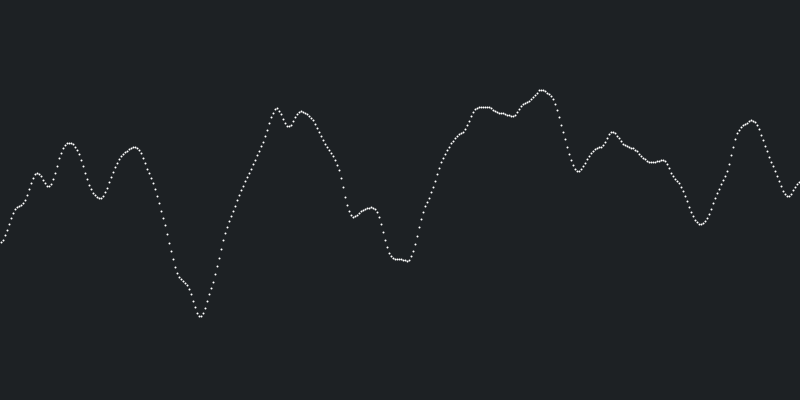
Frame 1 (no input)
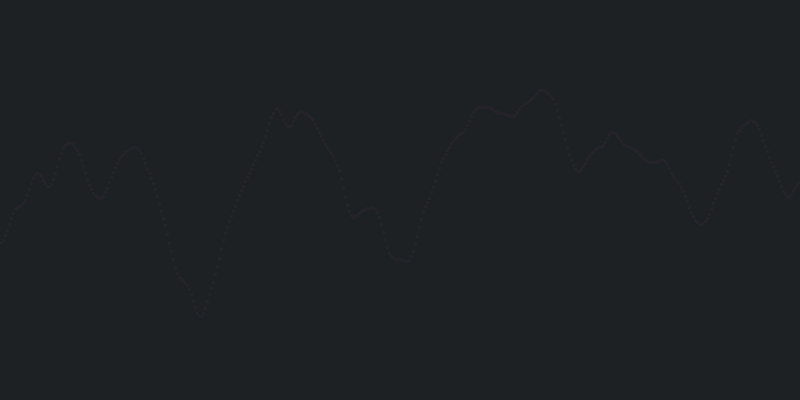
Frame 60 (the mouse pressed at the canvas centre just before this capture)
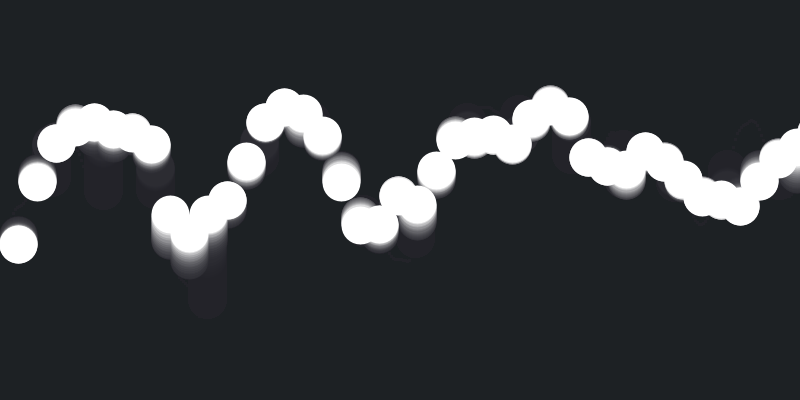
Frame 120 (the mouse held since frame 60 and released just before this capture)

The Processing sketch that drew these frames (run headless with seeded random() and noise(); from frame 60 on, the mouse is pressed at the canvas centre):

// Processing sketch: processing_45930
// ── processing_45930.pde


int pointsize = 2;
int distance = 1; 
float rate1 = 0.02;
Fade myFade;
float time =0;
int FadeAmount = 40 ;


float rand ;
float randsize ; 
float randspeed;
float hold;
float hold2;
float holdspeed;

int sec;
void setup () 
{
  frameRate(24);
  hold = millis();
  size ( 800, 400);
  smooth();
  background(#1D2124);
  myFade = new Fade();
  frameRate (25);
  mouseX = 10;

 
}
 

void draw () {
  if (millis()-hold > 2100) // could be (frames%24 ==0) or (frameCount%24 == 0)
  {
    sec++;  
    hold=millis();
    rand = random(80);
  }

  if (millis()-hold2 > 3000) // could be (frames%24 ==0) or (frameCount%24 == 0)
  {
    sec++;  
    hold2=millis();
    println("        segundo: "+sec);
    randsize = random(40);
  }

  if (millis()-holdspeed > 2800) // could be (frames%24 ==0) or (frameCount%24 == 0)
  {
    sec++;  
    holdspeed=millis();
    println("        segundo: "+sec);
    randspeed = random(0.02 );
  }



  float rate  ; 
  myFade.display();

  for ( float i = 0 ; i < width ; i ++   ) {
    stroke (255);
    strokeWeight(pointsize);
    point (i+=distance, height* noise(i/100, time));
  }

  rate = rate1 ;
  time = time+rate;

  pointsize = int (randsize);
  distance = int (rand);
  rate1 = randspeed;
} 



class Fade 
{
  // global vars
  int FadeAmount_ = FadeAmount;
  // constructor
  Fade ()
  {
  }
  //  function 
  void display () {

    fill ( #1D2124, FadeAmount);
    noStroke ();
    rect (0, 0, width, height);
  }
}
                
